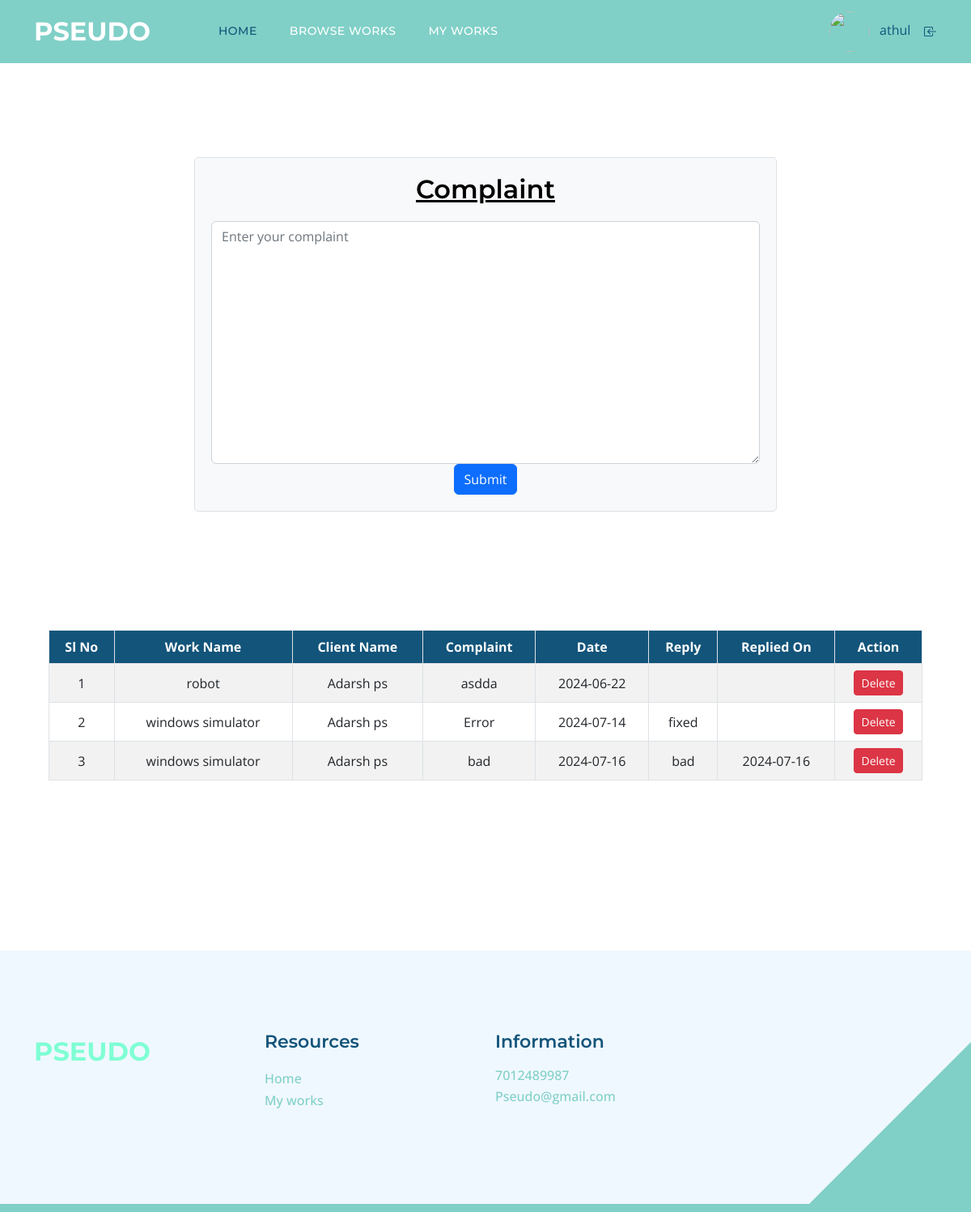
The page /Freelan/Freelancomplaint.php?did=30 (signed in) on the database its author committed.
### tables this page shows
CREATE TABLE `tbl_complaint` (
  `complaint_id` int(11) NOT NULL,
  `complaint_details` varchar(1000) NOT NULL,
  `complaint_date` varchar(20) NOT NULL,
  `complaint_reply` varchar(1000) NOT NULL,
  `freelan_id` int(11) NOT NULL,
  `client_id` int(11) NOT NULL,
  `request_id` int(11) NOT NULL,
  `complaint_status` int(11) NOT NULL,
  `complaint_rdate` varchar(50) NOT NULL
);

CREATE TABLE `tbl_work` (
  `work_id` int(11) NOT NULL,
  `work_name` varchar(100) NOT NULL,
  `work_price` varchar(50) NOT NULL,
  `work_details` varchar(1000) NOT NULL,
  `work_doc` varchar(50) NOT NULL,
  `client_id` int(11) NOT NULL,
  `subcat_id` int(11) NOT NULL,
  `work_final` varchar(100) NOT NULL
);

CREATE TABLE `tbl_client` (
  `client_id` int(11) NOT NULL,
  `client_name` varchar(50) NOT NULL,
  `client_email` varchar(50) NOT NULL,
  `place_id` int(11) NOT NULL,
  `client_address` varchar(100) NOT NULL,
  `client_photo` varchar(50) NOT NULL,
  `client_proof` varchar(50) NOT NULL,
  `client_password` varchar(50) NOT NULL,
  `client_dob` varchar(50) NOT NULL,
  `client_contact` varchar(50) NOT NULL,
  `client_status` int(11) NOT NULL,
  `client_gender` varchar(50) NOT NULL
);

### Freelan/Freelancomplaint.php (the view, shortened to what this page needs)
<?php
include('Header.php');
        ?>
<!DOCTYPE html PUBLIC "-//W3C//DTD XHTML 1.0 Transitional//EN" "http://www.w3.org/TR/xhtml1/DTD/xhtml1-transitional.dtd">
<html xmlns="http://www.w3.org/1999/xhtml">
<head>
</head>
<body>
<form id="frm_complaint" name="frm_complaint" method="post" action="">
<div class="container form-container">
    <form method="post" action="your_action_page.php">
        <h3 class="text-center">Complaint</h3>
        <div class="form-group">
            <textarea class="form-control" name="txt_complaint" id="txt_complaint" placeholder="Enter your complaint"></textarea>
        </div>
        <div class="form-group text-center">
            <button type="submit" name="btn_submit" class="btn btn-primary">Submit</button>
        </div>
    </form>
</div>
  <p>&nbsp;</p>
  <p>&nbsp;</p>
  <div class="table-container">
    <table class="table table-bordered">
        <thead>
            <tr>
                <th scope="col">Sl No</th>
                <th scope="col">Work Name</th>
                <th scope="col">Client Name</th>
                <th scope="col">Complaint</th>
                <th scope="col">Date</th>
                <th scope="col">Reply</th>
                <th scope="col">Replied On</th>
                <th scope="col">Action</th>
            </tr>
        </thead>
        <tbody>
            <?php
                $selqry="select * from tbl_complaint u inner join tbl_request j on u.request_id=j.request_id  inner join tbl_work p on j.work_id=p.work_id  inner join tbl_client c on p.client_id=c.client_id where u.freelan_id=".$_SESSION['fid'];
                $complaint=$con->query($selqry);
                $i=0;
                while($data=$complaint->fetch_assoc()) {
                    $i++;
            ?>
            <tr>
                <td><?php echo $i ?></td>
                <td><?php echo $data['work_name'] ?></td>
                <td><?php echo $data['client_name'] ?></td>
                <td><?php echo $data['complaint_details'] ?></td>
                <td><?php echo $data['complaint_date'] ?></td>
                <td><?php echo $data['complaint_reply'] ?></td>
                <td><?php echo $data['complaint_rdate'] ?></td>
                <td><a href="Freelancomplaint.php?did=<?php echo $data['complaint_id']?>" class="btn btn-danger btn-sm">Delete</a></td>
            </tr>
            <?php
                }
            ?>
        </tbody>
    </table>
</div>
  <p>&nbsp;</p>
</form>
</body>
<?php
include('Footer.php');
?>
</html>

### Asset/Templates/Main/css/templatemo-topic-listing.css (style rules this page uses)
:root { --white-color: #ffffff; --primary-color: #13547a; --secondary-color: #80d0c7; --section-bg-color: #f0f8ff; --custom-btn-bg-color: #80d0c7; --custom-btn-bg-hover-color: #13547a; --dark-color: #000000; --p-color: #717275; --border-color: #7fffd4; --link-hover-color: #13547a; --body-font-family: 'Open Sans', sans-serif; --title-font-family: 'Montserrat', sans-serif; --h1-font-size: 58px; --h2-font-size: 46px; --h3-font-size: 32px; --h4-font-size: 28px; --h5-font-size: 24px; --h6-font-size: 22px; --p-font-size: 20px; --menu-font-size: 14px; --btn-font-size: 18px; --copyright-font-size: 16px; --border-radius-large: 100px; --border-radius-medium: 20px; --border-radius-small: 10px; --font-weight-normal: 400; --font-weight-medium: 500; --font-weight-semibold: 600; --font-weight-bold: 700; }
body { background-color: var(--white-color); font-family: var(--body-font-family); }
h2, h3, h4, h5, h6 { color: var(--dark-color); }
h1, h2, h3, h4, h5, h6 { font-family: var(--title-font-family); font-weight: var(--font-weight-semibold); }
h3 { font-size: var(--h3-font-size); }
p { color: var(--p-color); font-size: var(--p-font-size); font-weight: var(--font-weight-normal); }
a, button { touch-action: manipulation; transition: all 0.3s; }
a { display: inline-block; color: var(--primary-color); text-decoration: none; }

### Freelan/Freelancomplaint.php (style rules this page uses)
.table-container { width: 90%; margin: 20px auto; }
.table thead th { background-color: #13547a; color: white; }
.table tbody tr:nth-child(odd) { background-color: #f2f2f2; }
.table td, .table th { text-align: center; vertical-align: middle; }
.form-container { width: 60%; margin: 50px auto; padding: 20px; border: 1px solid #dee2e6; border-radius: 5px; background-color: #f8f9fa; }
.form-container h3 { text-decoration: underline; margin-bottom: 20px; }
.form-container textarea { width: 100%; height: 300px; }

### rows shown on the page
tbl_complaint: tbl_work.work_name "robot", tbl_client.client_name "Adarsh ps", complaint_details "asdda", complaint_date "2024-06-22"
tbl_complaint: tbl_work.work_name "windows simulator", tbl_client.client_name "Adarsh ps", complaint_details "Error", complaint_date "2024-07-14", complaint_reply "fixed"
tbl_complaint: tbl_work.work_name "windows simulator", tbl_client.client_name "Adarsh ps", complaint_details "bad", complaint_date "2024-07-16", complaint_reply "bad", complaint_rdate "2024-07-16"

### other values the page prints
$_SESSION['FName'] "athul"
